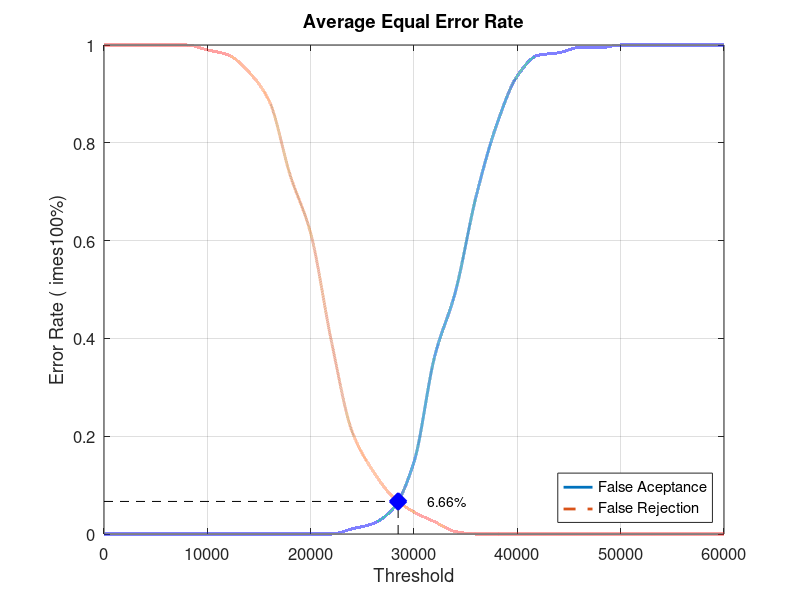
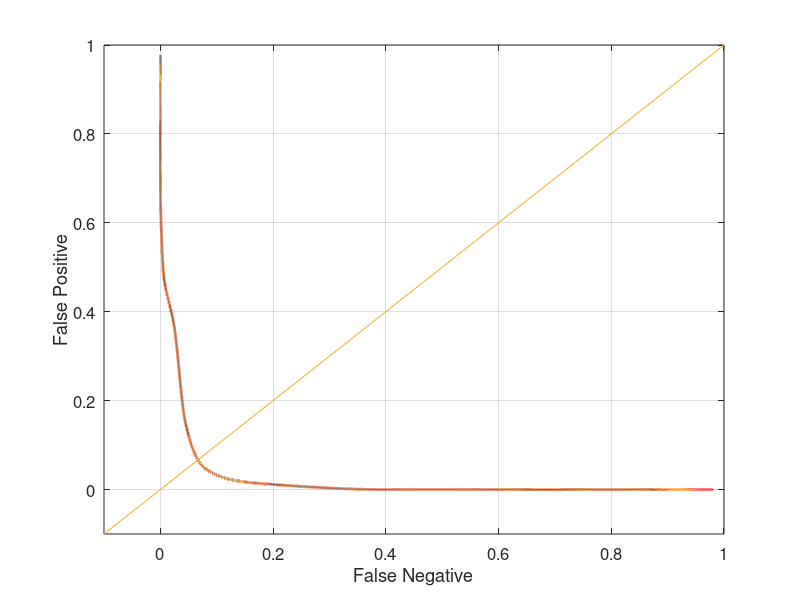

Write MATLAB code to recreate these figures, in order.
close all;
clear;
clc;
x = 0:2000:60000;
xq = 0:0.5:60000;

y0 = [0 0 0 0 0 0 0 0 0 0 0 0 0.0105263 0.0210526 0.0526316 0.147368 0.363158 0.494737 0.689474 0.836842 0.936842 0.978947 0.984211 0.994737 0.994737 1 1 1 1 1 1]
yy0 = interp1(x, y0, xq, 'pchip');
y1 = [1 1 1 1 1 0.99 0.98 0.945 0.885 0.735 0.615 0.395 0.21 0.13 0.075 0.045 0.025 0.005 0 0 0 0 0 0 0 0 0 0 0 0 0]
yy1 = interp1(x, y1, xq, 'pchip');

% Calculating EER: 
y2 = abs(y0 - y1);
find(y2 == min(y2))
yy2 = abs(yy0 - yy1);
xEER = find(yy2 == min(yy2));
xEERIndex = xq(xEER) % X-axis EER
yEER = yy0(xEER) % Y-axis EER

main = figure
plot(xq, yy0,'-','LineWidth', 2);	hold on
plot(xq, yy1,'--','LineWidth', 2);	hold on
plot([xEERIndex xEERIndex], [0 yEER], 'k--');	hold on
plot([0 xEERIndex], [yEER yEER], 'k--');	hold on
plot(xEERIndex, yEER, 'bx', 'LineWidth', 10);	hold on
text(xEERIndex + 10 * xEERIndex / 100, yEER, [num2str(round((10000 * yEER)) / 100) '%'])
legend('False Aceptance', 'False Rejection', 'Location', 'SouthEast')
xlabel('Threshold')
ylabel('Error Rate (	imes100%)')
title('Average Equal Error Rate')
set(gca, 'FontSize', 12)
axis([0 60000 0 1])
grid on

print(main, 'Database3_3Main', '-dpng');
FNRxFPR = figure('Color', [1 1 1]);
plot(yy1, yy0, '-', yy1, yy0, 'LineWidth', 2);
hold on
y = -0.1:0.1:1
plot(y, y); 
set(gca, 'FontSize', 12)
xlabel('False Negative')
ylabel('False Positive')
axis([-0.1 1 -0.1 1])
set(gca, 'FontSize', 12)
grid on

print(FNRxFPR, 'Database3_3FNRxFPR','-dpng');
